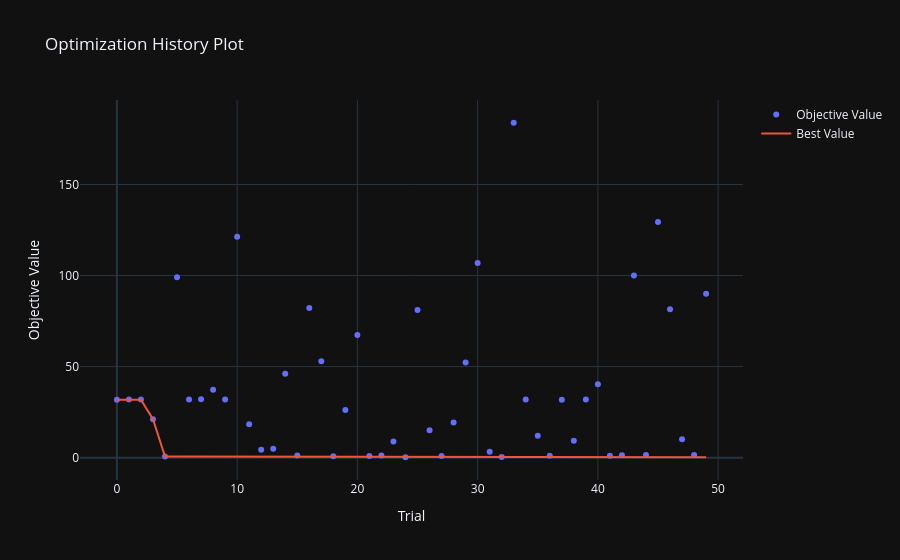
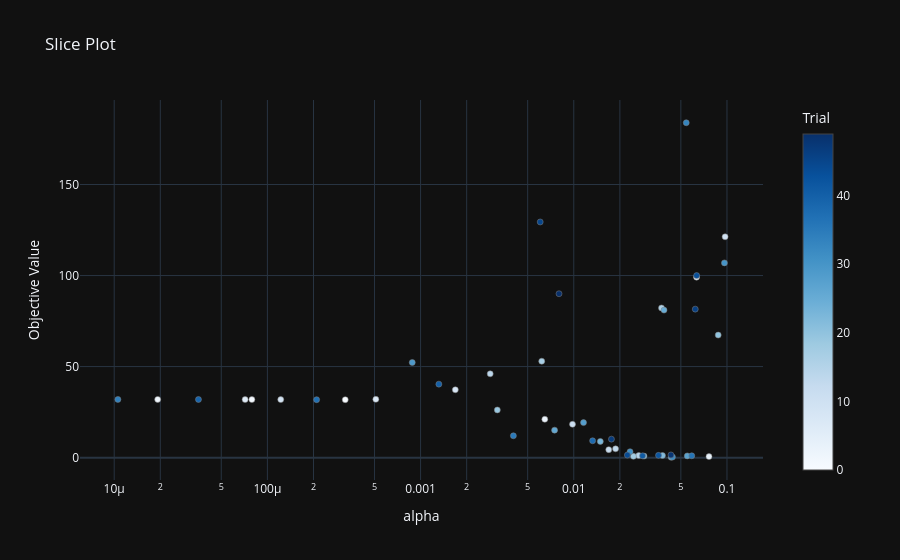

The notebook cell these images were saved under, in order:
### Code cell
"""! @brief Initializes Gradient Descent for function f1 and runs the algorithm """

# Initialize the class and creates a results table with relevant metrics.
GD1 = GradientDescent(func1, Table(pd.DataFrame(), ["X","Y","Alpha","Iteration","Z min", "Z max", "Z end"]))

# Executes the Gradient Descent algorithm
GD1.run()
